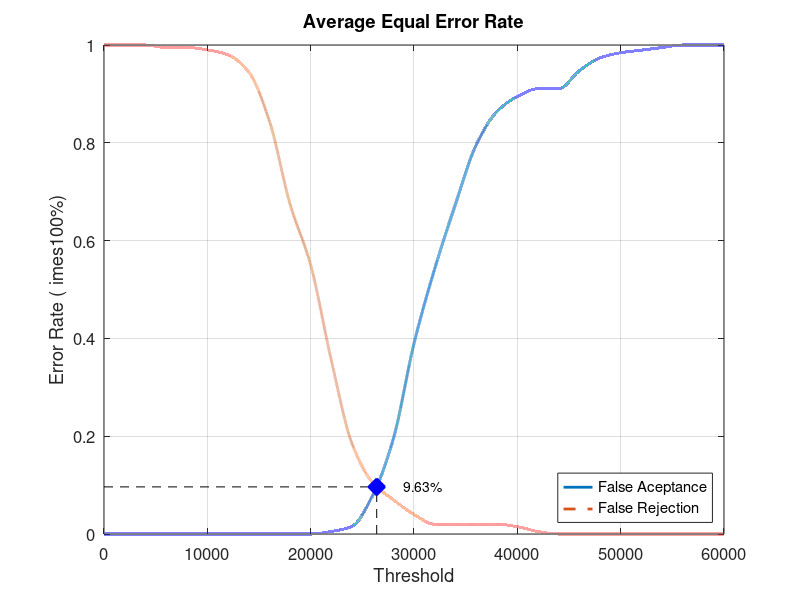
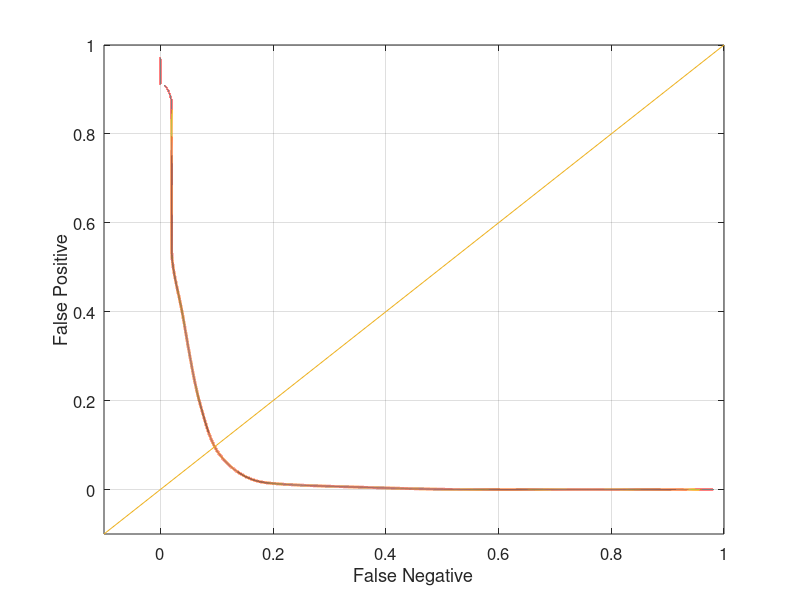

Write the MATLAB code that produced these figures, in order.
close all;
clear;
clc;
x = 0:2000:60000;
xq = 0:0.5:60000;

y0 = [0 0 0 0 0 0 0 0 0 0 0 0.00526316 0.0157895 0.0789474 0.194737 0.389474 0.542105 0.673684 0.794737 0.863158 0.894737 0.910526 0.910526 0.947368 0.973684 0.984211 0.989474 0.994737 1 1 1]
yy0 = interp1(x, y0, xq, 'pchip');
y1 = [1 1 1 0.995 0.995 0.99 0.98 0.945 0.845 0.675 0.55 0.355 0.185 0.105 0.07 0.04 0.02 0.02 0.02 0.02 0.015 0.005 0 0 0 0 0 0 0 0 0]
yy1 = interp1(x, y1, xq, 'pchip');

% Calculating EER: 
y2 = abs(y0 - y1);
find(y2 == min(y2))
yy2 = abs(yy0 - yy1);
xEER = find(yy2 == min(yy2));
xEERIndex = xq(xEER) % X-axis EER
yEER = yy0(xEER) % Y-axis EER

main = figure
plot(xq, yy0,'-','LineWidth', 2);	hold on
plot(xq, yy1,'--','LineWidth', 2);	hold on
plot([xEERIndex xEERIndex], [0 yEER], 'k--');	hold on
plot([0 xEERIndex], [yEER yEER], 'k--');	hold on
plot(xEERIndex, yEER, 'bx', 'LineWidth', 10);	hold on
text(xEERIndex + 10 * xEERIndex / 100, yEER, [num2str(round((10000 * yEER)) / 100) '%'])
legend('False Aceptance', 'False Rejection', 'Location', 'SouthEast')
xlabel('Threshold')
ylabel('Error Rate (	imes100%)')
title('Average Equal Error Rate')
set(gca, 'FontSize', 12)
axis([0 60000 0 1])
grid on

print(main, 'Database3_4Main', '-dpng');
FNRxFPR = figure('Color', [1 1 1]);
plot(yy1, yy0, '-', yy1, yy0, 'LineWidth', 2);
hold on
y = -0.1:0.1:1
plot(y, y); 
set(gca, 'FontSize', 12)
xlabel('False Negative')
ylabel('False Positive')
axis([-0.1 1 -0.1 1])
set(gca, 'FontSize', 12)
grid on

print(FNRxFPR, 'Database3_4FNRxFPR','-dpng');
